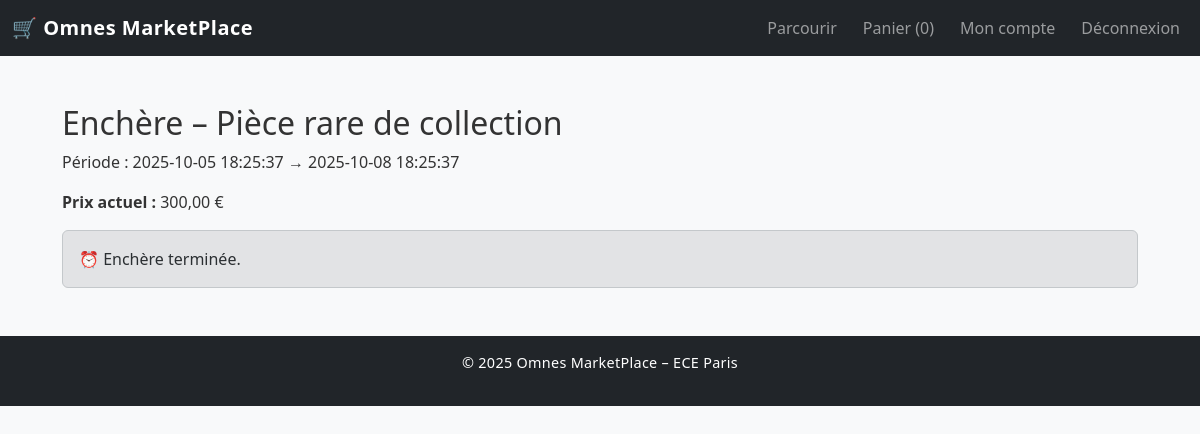
Page /pages/enchere.php?item_id=3 (signed in) on the committed database.
### tables this page shows
CREATE TABLE auctions (
  id INT AUTO_INCREMENT PRIMARY KEY,
  item_id INT UNIQUE NOT NULL,
  debut_at DATETIME NOT NULL,
  fin_at DATETIME NOT NULL,
  FOREIGN KEY (item_id) REFERENCES items(id) ON DELETE CASCADE
);

CREATE TABLE items (
  id INT AUTO_INCREMENT PRIMARY KEY,
  vendor_id INT,
  nom VARCHAR(100),
  description TEXT,
  prix DECIMAL(10,2),
  type_vente ENUM('IMMEDIATE','NEGOCIATION','ENCHERE'),
  statut ENUM('EN_VENTE','VENDU') DEFAULT 'EN_VENTE',
  image_url VARCHAR(255),
  categorie VARCHAR(100),
  created_at TIMESTAMP DEFAULT CURRENT_TIMESTAMP,
  FOREIGN KEY (vendor_id) REFERENCES users(id) ON DELETE CASCADE
);

### pages/enchere.php (the view, shortened to what this page needs)
<?php
include '../includes/header.php';
include '../includes/db.php';
$item_id = intval($_GET['item_id'] ?? 0);
$stmt = $pdo->prepare("SELECT i.*, a.id AS auction_id, a.debut_at, a.fin_at
                       FROM items i JOIN auctions a ON a.item_id=i.id WHERE i.id=?");
$stmt->execute([$item_id]);
$data = $stmt->fetch(PDO::FETCH_ASSOC);
$end = strtotime($data['fin_at']);
$now = time();
$startPrice = $data['prix'];
$current = $startPrice;
?>
<div class="container mt-5">
  <h2>Enchère – <?= htmlspecialchars($data['nom']); ?></h2>
  <p>Période : <?= htmlspecialchars($data['debut_at']); ?> → <?= htmlspecialchars($data['fin_at']); ?></p>
  <p><strong>Prix actuel :</strong> <?= number_format($current, 2, ',', ' '); ?> €</p>
  <?php if ($now < $end): ?>
    <form method="post" class="row g-2">
      <div class="col-md-6">
        <label>Votre meilleure offre (€)</label>
        <input type="number" step="0.01" name="max_offer" class="form-control" required>
      </div>
      <div class="col-md-2 d-grid align-end">
        <button class="btn btn-danger mt-4">Enregistrer</button>
      </div>
    </form>
    <p class="text-muted mt-2">Le système surenchérira automatiquement jusqu’à votre maximum.</p>
  <?php else: ?>
    <div class="alert alert-secondary">⏰ Enchère terminée.</div>
  <?php endif; ?>
</div>
<?php include '../includes/footer.php'; ?>

### assets/css/style.css (style rules this page uses)
body { font-family: 'Segoe UI', Tahoma, sans-serif; background-color: #f8f9fa; color: #333; }
.container { max-width: 1100px; }

### rows in the picture
auctions: item.nom "Pièce rare de collection", debut_at "2025-10-05 18:25:37", fin_at "2025-10-08 18:25:37", item.prix "300,00"

### other values in the picture
$cartCount "0"
